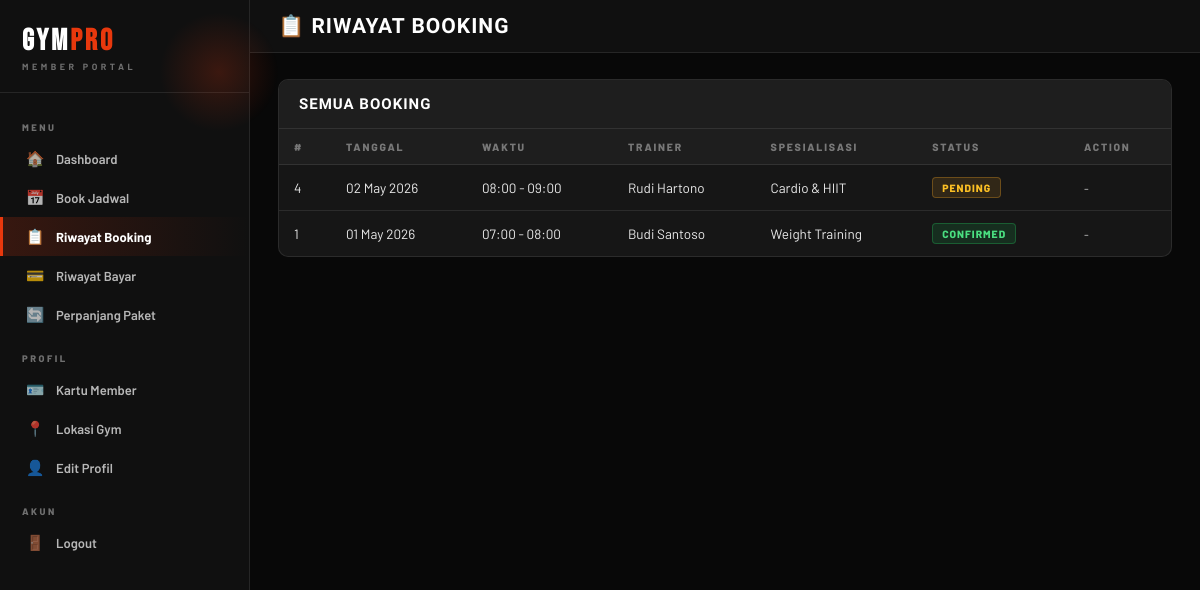
The page /member/history.php (signed in) on the database its author committed.
### tables this page shows
CREATE TABLE BOOKING (
    booking_id INT PRIMARY KEY AUTO_INCREMENT,
    member_id INT NOT NULL,
    schedule_id INT NOT NULL,
    status VARCHAR(20) NOT NULL DEFAULT 'pending',
    FOREIGN KEY (member_id) REFERENCES MEMBER(member_id),
    FOREIGN KEY (schedule_id) REFERENCES SCHEDULE(schedule_id)
);

CREATE TABLE SCHEDULE (
    schedule_id INT PRIMARY KEY AUTO_INCREMENT,
    date DATE NOT NULL,
    time VARCHAR(20) NOT NULL,
    trainer_id INT NOT NULL,
    FOREIGN KEY (trainer_id) REFERENCES TRAINER(trainer_id)
);

CREATE TABLE TRAINER (
    trainer_id INT PRIMARY KEY AUTO_INCREMENT,
    name VARCHAR(100) NOT NULL,
    specialization VARCHAR(100) NOT NULL,
    phone VARCHAR(20) NOT NULL,
    email VARCHAR(100) UNIQUE NOT NULL,
    password VARCHAR(255) NOT NULL
);

### member/history.php (the view, shortened to what this page needs)
<?php
require_once '../includes/db.php';
require_once 'header.php';
$member_id = $_SESSION['user_id'];
$bookings = $pdo->prepare("
    SELECT b.*, s.date, s.time, t.name AS trainer_name, t.specialization
    FROM BOOKING b
    JOIN SCHEDULE s ON b.schedule_id = s.schedule_id
    JOIN TRAINER t ON s.trainer_id = t.trainer_id
    WHERE b.member_id = ?
    ORDER BY s.date DESC
");
$bookings->execute([$member_id]);
$bookings = $bookings->fetchAll();
?>
<div class="main-content">
    <div class="topbar"><h1>📋 Riwayat Booking</h1></div>
    <div class="content">
        <div class="card">
            <div class="card-header"><h3>Semua Booking</h3></div>
            <div class="table-responsive">
                <table>
                    <thead>
                        <tr><th>#</th><th>Tanggal</th><th>Waktu</th><th>Trainer</th><th>Spesialisasi</th><th>Status</th><th>Action</th></tr>
                    </thead>
                    <tbody>
                        <?php if (empty($bookings)): ?>
                        <tr><td colspan="7"><div class="empty-state"><div class="empty-icon">📋</div><p>Belum ada booking.</p></div></td></tr>
                        <?php else: ?>
                        <?php foreach ($bookings as $b): ?>
                        <tr>
                            <td><?= $b['booking_id'] ?></td>
                            <td><?= date('d M Y', strtotime($b['date'])) ?></td>
                            <td><?= $b['time'] ?></td>
                            <td><?= htmlspecialchars($b['trainer_name']) ?></td>
                            <td><?= htmlspecialchars($b['specialization']) ?></td>
                            <td><span class="status-badge status-<?= $b['status'] ?>"><?= ucfirst($b['status']) ?></span></td>
                            <td>
                                <?php if ($b['status'] === 'pending' && $b['date'] >= date('Y-m-d')): ?>
                                <a href="?cancel=<?= $b['booking_id'] ?>" class="btn btn-delete btn-sm" onclick="return confirm('Batalkan booking ini?')">Batal</a>
                                <?php else: ?>
                                <span style="color:#ccc; font-size:12px;">-</span>
                                <?php endif; ?>
                            </td>
                        </tr>
                        <?php endforeach; ?>
                        <?php endif; ?>
                    </tbody>
                </table>
            </div>
        </div>
    </div>
</div>
<?php require_once '../includes/footer.php'; ?>

### css/style.css (style rules this page uses)
* { margin: 0; padding: 0; box-sizing: border-box; }
:root { --black: #080808; --black-2: #101010; --black-3: #161616; --black-4: #1E1E1E; --black-5: #272727; --accent: #E8380D; --accent-2: #FF5E2E; --accent-dim: rgba(232,56,13,0.18); --accent-glow: rgba(232,56,13,0.30); --gold: #F5A623; --white: #FFFFFF; --w90: rgba(255,255,255,0.90); --w70: rgba(255,255,255,0.70); --w40: rgba(255,255,255,0.40); --w15: rgba(255,255,255,0.15); --w08: rgba(255,255,255,0.08); --w04: rgba(255,255,255,0.04); --border: rgba(255,255,255,0.09); --border-hot: rgba(232,56,13,0.45); --shadow-sm: 0 2px 12px rgba(0,0,0,0.5); --shadow-md: 0 6px 28px rgba(0,0,0,0.55); --shadow-lg: 0 12px 52px rgba(0,0,0,0.65); --shadow-accent: 0 4px 28px rgba(232,56,13,0.35); --radius-sm: 6px; --radius-md: 10px; --radius-lg: 16px; --radius-xl: 24px; }
body { font-family: 'Barlow', system-ui, sans-serif; background: var(--black); color: var(--white); font-size: 14px; min-height: 100vh; }
.main-content { margin-left: 250px; min-height: 100vh; }
.topbar { background: var(--black-2); padding: 14px 28px; display: flex; justify-content: space-between; align-items: center; border-bottom: 1px solid var(--border); position: sticky; top: 0; z-index: 50; }
.topbar h1 { font-family: 'Barlow Condensed', sans-serif; font-size: 21px; font-weight: 800; color: var(--white); text-transform: uppercase; letter-spacing: 1px; }
.content { padding: 26px 28px; }
.card { background: var(--black-3); border-radius: var(--radius-md); border: 1px solid var(--border); margin-bottom: 20px; overflow: hidden; }
.card-header { padding: 15px 20px; border-bottom: 1px solid var(--border); display: flex; justify-content: space-between; align-items: center; background: var(--black-4); }
.card-header h3 { font-family: 'Barlow Condensed', sans-serif; font-size: 15px; font-weight: 800; color: var(--white); text-transform: uppercase; letter-spacing: 1px; }
.table-responsive { overflow-x: auto; }
table { width: 100%; border-collapse: collapse; font-size: 13.5px; }
thead th { background: var(--black-4); padding: 11px 15px; text-align: left; font-weight: 800; color: var(--w40); font-size: 10.5px; border-bottom: 1px solid var(--border); letter-spacing: 1.8px; text-transform: uppercase; }
tbody td { padding: 12px 15px; border-bottom: 1px solid var(--border); color: var(--w90); vertical-align: middle; }
tbody tr:last-child td { border-bottom: none; }
.status-badge { display: inline-block; padding: 3px 9px; border-radius: 4px; font-size: 10.5px; font-weight: 800; letter-spacing: 1px; text-transform: uppercase; }
.status-confirmed { background: rgba(34,197,94,0.14); color: #4ADE80; border: 1px solid rgba(34,197,94,0.3); }
.status-pending { background: rgba(245,166,35,0.12); color: #FBBF24; border: 1px solid rgba(245,166,35,0.3); }

### rows shown on the page
booking: booking_id "4", schedule.date "02 May 2026", schedule.time "08:00 - 09:00", trainer.name "Rudi Hartono", trainer.specialization "Cardio & HIIT", status "PENDING"
booking: booking_id "1", schedule.date "01 May 2026", schedule.time "07:00 - 08:00", trainer.name "Budi Santoso", trainer.specialization "Weight Training", status "CONFIRMED"
